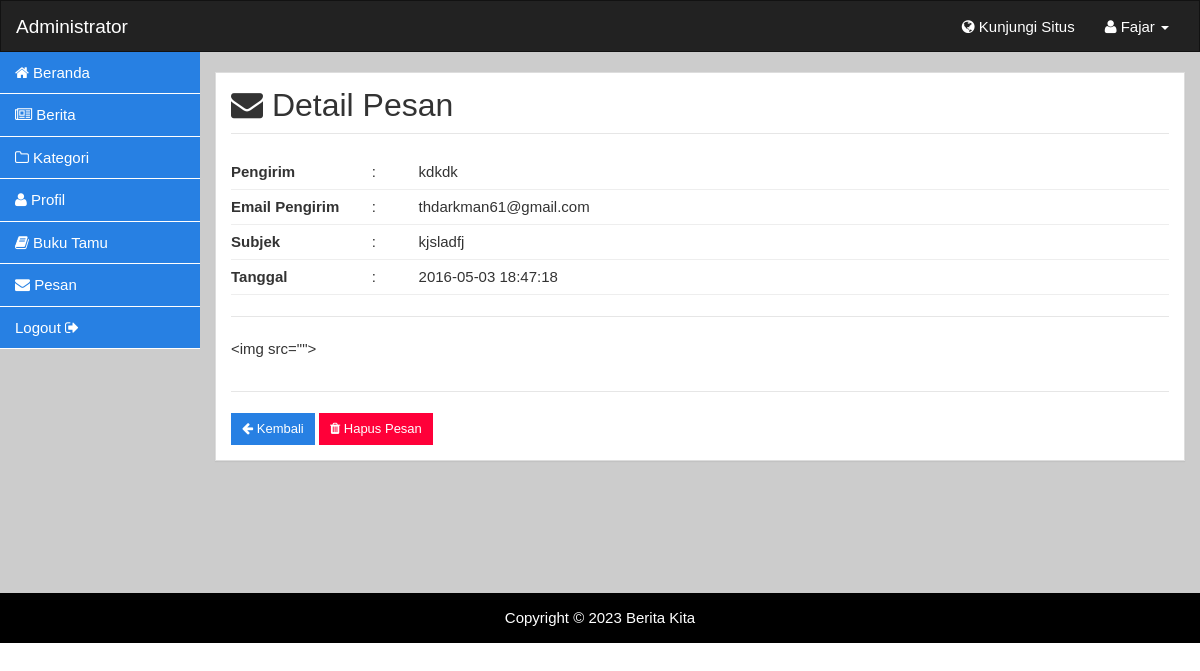
The app's page /webadmin/lihat-pesan.php?id=12 (signed in) with its own data.
### tables this page shows
CREATE TABLE `pesan` (
  `pesan_id` int(11) NOT NULL AUTO_INCREMENT,
  `email` varchar(100) NOT NULL,
  `pengirim` varchar(50) NOT NULL,
  `subjek` varchar(100) NOT NULL,
  `pesan_isi` text NOT NULL,
  `status` varchar(5) NOT NULL,
  `tanggal` datetime NOT NULL,
  PRIMARY KEY (`pesan_id`)
);

### webadmin/lihat-pesan.php (the view, shortened to what this page needs)
<?php include 'header.php';
$sql_pesan = "SELECT
pesan.pesan_id,
pesan.email,
pesan.pengirim,
pesan.subjek,
pesan.pesan_isi,
pesan.status,
pesan.tanggal
FROM
pesan
WHERE
pesan_id = '$_GET[id]'";
$qry_pesan = $mysqli->query($sql_pesan);
$pesan = $qry_pesan->fetch_assoc();
?>
<div class="container-fluid body">
	<div class="row">
		<div class="col-lg-2 sidebar">
			<?php include 'sidebar.php'; ?>
		</div>
		<div class="col-lg-10 main-content">
			<div class="panel panel-default">
				<div class="panel-body">
					<div class="row">
						<div class="col-md-12">
							<h2 class="page-header"><i class="fa fa-envelope"></i> Detail Pesan</h2>
						</div>
					</div>
					<div class="row">
						<div class="col-md-12">
                            <table class="pesan-table">
                                <tr>
                                    <th width="15%">Pengirim</th>
                                    <td width="5%">:</td>
                                    <td width="80%"><?php echo $pesan['pengirim']; ?></td>
                                </tr>
                                <tr>
                                    <th>Email Pengirim</th>
                                    <td>:</td>
                                    <td><?php echo $pesan['email']; ?></td>
                                </tr>
                                <tr>
                                    <th>Subjek</th>
                                    <td>:</td>
                                    <td><?php echo $pesan['subjek']; ?></td>
                                </tr>
                                <tr>
                                    <th>Tanggal</th>
                                    <td>:</td>
                                    <td><?php echo $pesan['tanggal']; ?></td>
                                </tr>
                            </table>
                            <hr>
                            <div class="message-content">
                               <p><?php echo $pesan['pesan_isi']; ?></p>
                            </div>
						</div>
					</div>
                    <hr>
                    <div class="row">
                        <div class="col-md-12">
                            <a href="pesan.php" class="btn btn-primary btn-sm"><i class="fa fa-arrow-left"></i> Kembali</a>
                            <a href="hapus-pesan.php?id=<?=$pesan['pesan_id']?>" class="btn btn-danger btn-sm"><i class="fa fa-trash"></i> Hapus Pesan</a>
                        </div>
                    </div>
				</div>
			</div>
		</div>
	</div>
</div>
<?php include 'footer.php'; ?>

### records on screen
pesan: pengirim "kdkdk", email "thdarkman61@gmail.com", subjek "kjsladfj", tanggal "2016-05-03 18:47:18", pesan_isi "<img src=\"\">"

### other values on screen
$_SESSION['nm_admin'] "Fajar"
